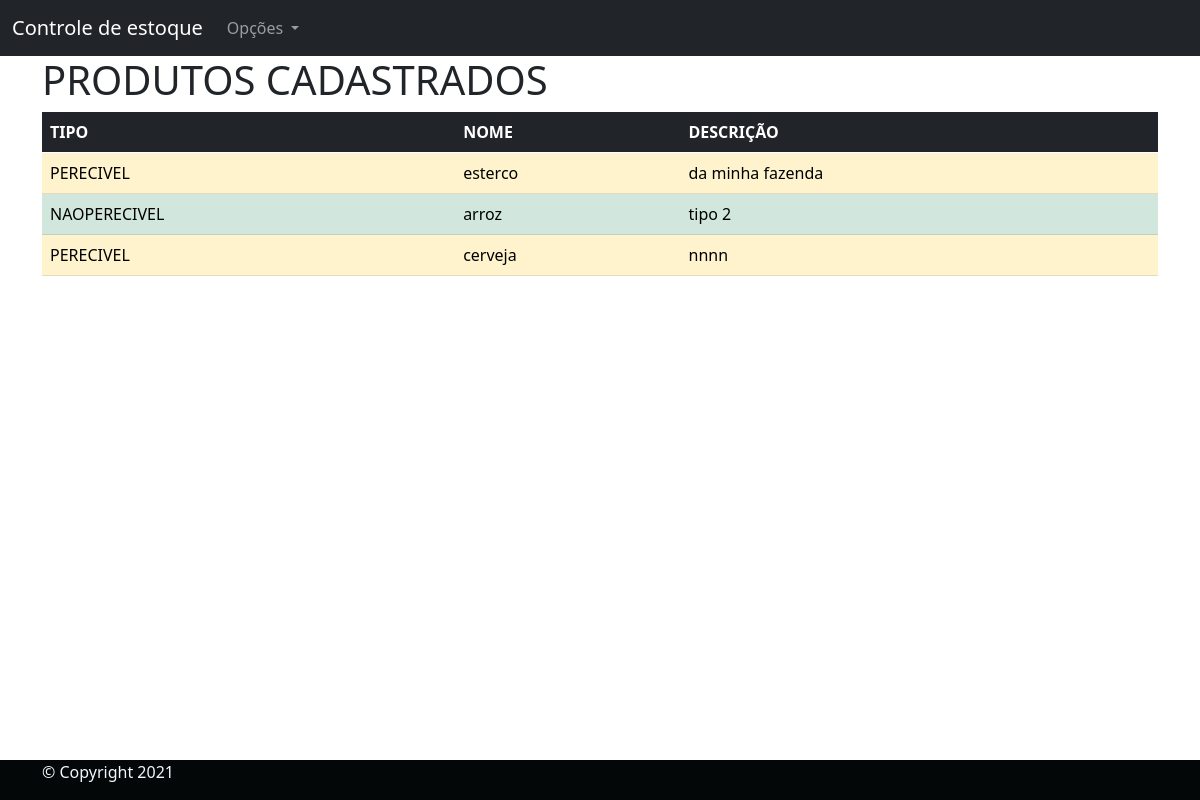
Screenshot of /Produtos-cadastrados/ with the database file from the repository.
### estoque/models.py (models this page shows, shortened)
class Produto(models.Model):
    categoria = models.CharField(
        verbose_name="Categoria:", max_length=30, choices=TIPO_ALIMENTO)
    nome = models.CharField(verbose_name="Nome do produto:", max_length=194)
    descricao = models.TextField(
        verbose_name="Descrição do produto:", max_length=194, blank=False, null=False)
    class Meta:
        verbose_name = "Produto"
        verbose_name_plural = "Produtos"
        db_table = "produto"

### estoque/views.py (the view)
# urls.py: path('Produtos-cadastrados/', produtos_cadastrados,
def produtos_cadastrados(request):
    allcadastro = Produto.objects.all()
    context = {
        "listProduto": allcadastro,
    }
    return render(request, "listar_produtos_cadastrados.html", context)

### templates/listar_produtos_cadastrados.html (shortened to what this page needs)
{% extends 'base.html' %}
{% block conteudo %}
<main class="container">
    <h1>PRODUTOS CADASTRADOS</h1>
    {% if listProduto %}
    <table class="table table-dark">
        <thead>
          <tr>
            <th scope="col">TIPO</th>
            <th scope="col">NOME</th>
            <th scope="col">DESCRIÇÃO</th>
        </thead>
        <tbody>
         {% for aux in listProduto %}
            {% if aux.categoria == 'PERECIVEL' %}
               <tr class="table-warning">
            {% else %}
                <tr class="table-success">
            {% endif %}
            <td>{{aux.categoria}}</td>
            <td>{{aux.nome}}</td>
            <td>{{aux.descricao}}</td>
        </tr>
          {% endfor %}
        </tbody>
      </table>
        {% endif%}
</main>
{% endblock %}

### static/estilo.css (style rules this page uses)
body { display: flex; min-height: 100vh; flex-direction: column; background-color: black; }
main { flex: 1 0 auto; }

### rows the page displays
Produto: categoria "PERECIVEL", nome "esterco", descricao "da minha fazenda"
Produto: categoria "NAOPERECIVEL", nome "arroz", descricao "tipo 2"
Produto: categoria "PERECIVEL", nome "cerveja", descricao "nnnn"
